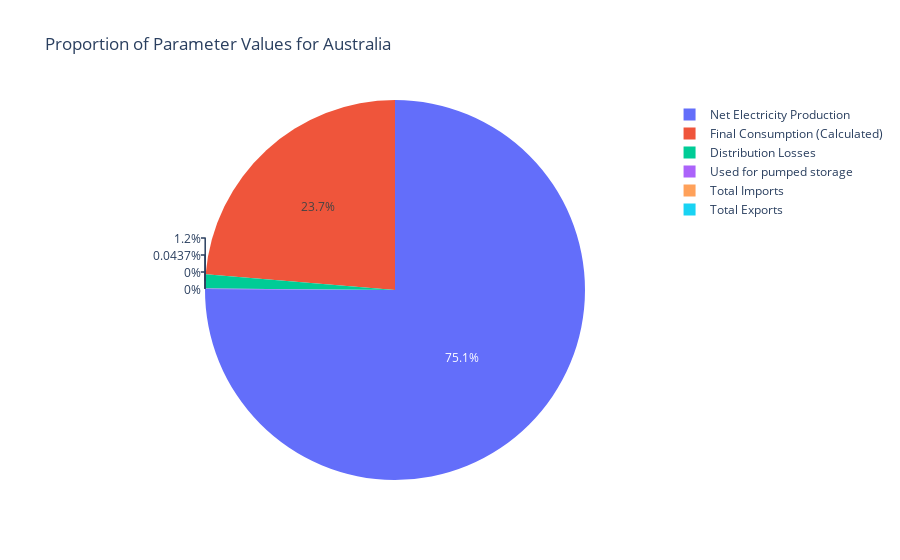

Source (notebook cell):
### Code cell
# 5. Pie chart to show the proportion of parameter values for a specific country
df=data
fig = px.pie(df[df['country_name'] == 'Australia'], values='value', names='parameter', title='Proportion of Parameter Values for Australia')
fig.show()

### Figure 1 — Plotly figure (JSON) as saved in the notebook; plotly's stock layout.template omitted (floating-point values rounded to 4 significant figures; data arrays with more than 128 entries replaced by an {"elided": "..."} marker saying what was removed)
{"data": [{"domain": {"x": [0, 1], "y": [0, 1]}, "hovertemplate": "parameter=%{label}<br>value=%{value}<extra></extra>", "labels": {"elided": "2618 str values"}, "legendgroup": "", "name": "", "showlegend": true, "type": "pie", "values": {"elided": "2618 float values"}}], "layout": {"legend": {"tracegroupgap": 0}, "title": {"text": "Proportion of Parameter Values for Australia"}}}
